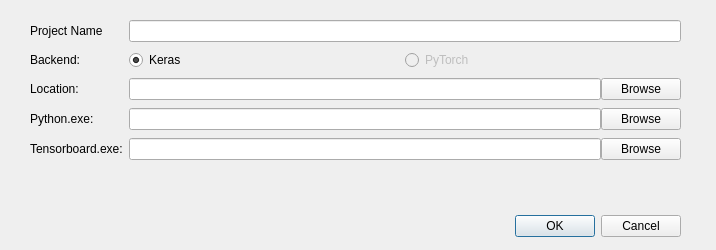
<?xml version="1.0" encoding="UTF-8"?>
<ui version="4.0">
 <class>ProjectSettingDialog</class>
 <widget class="QDialog" name="ProjectSettingDialog">
  <property name="geometry">
   <rect>
    <x>0</x>
    <y>0</y>
    <width>716</width>
    <height>250</height>
   </rect>
  </property>
  <property name="windowTitle">
   <string>Dialog</string>
  </property>
  <widget class="QDialogButtonBox" name="buttonBox">
   <property name="geometry">
    <rect>
     <x>340</x>
     <y>210</y>
     <width>341</width>
     <height>32</height>
    </rect>
   </property>
   <property name="orientation">
    <enum>Qt::Horizontal</enum>
   </property>
   <property name="standardButtons">
    <set>QDialogButtonBox::Cancel|QDialogButtonBox::Ok</set>
   </property>
  </widget>
  <widget class="QWidget" name="formLayoutWidget">
   <property name="geometry">
    <rect>
     <x>30</x>
     <y>20</y>
     <width>651</width>
     <height>177</height>
    </rect>
   </property>
   <layout class="QFormLayout" name="formLayout">
    <property name="verticalSpacing">
     <number>8</number>
    </property>
    <item row="0" column="0">
     <widget class="QLabel" name="label_3">
      <property name="text">
       <string>Project Name</string>
      </property>
     </widget>
    </item>
    <item row="0" column="1">
     <widget class="QLineEdit" name="projectNameLineEdit"/>
    </item>
    <item row="1" column="0">
     <widget class="QLabel" name="label">
      <property name="text">
       <string>Backend:</string>
      </property>
     </widget>
    </item>
    <item row="1" column="1">
     <layout class="QHBoxLayout" name="horizontalLayout_2">
      <item>
       <widget class="QRadioButton" name="kerasRadioButton">
        <property name="text">
         <string>Keras</string>
        </property>
        <property name="checked">
         <bool>true</bool>
        </property>
        <attribute name="buttonGroup">
         <string notr="true">backendButtonGroup</string>
        </attribute>
       </widget>
      </item>
      <item>
       <widget class="QRadioButton" name="pyTorchRadioButton">
        <property name="enabled">
         <bool>false</bool>
        </property>
        <property name="text">
         <string>PyTorch</string>
        </property>
        <attribute name="buttonGroup">
         <string notr="true">backendButtonGroup</string>
        </attribute>
       </widget>
      </item>
     </layout>
    </item>
    <item row="3" column="0">
     <widget class="QLabel" name="label_2">
      <property name="text">
       <string>Location:</string>
      </property>
     </widget>
    </item>
    <item row="3" column="1">
     <layout class="QHBoxLayout" name="horizontalLayout">
      <item>
       <widget class="QLineEdit" name="locationLineEdit"/>
      </item>
      <item>
       <widget class="QPushButton" name="browsePushButton">
        <property name="text">
         <string>Browse</string>
        </property>
       </widget>
      </item>
     </layout>
    </item>
    <item row="4" column="0">
     <widget class="QLabel" name="label_4">
      <property name="text">
       <string>Python.exe:</string>
      </property>
     </widget>
    </item>
    <item row="4" column="1">
     <layout class="QHBoxLayout" name="horizontalLayout_4">
      <item>
       <widget class="QLineEdit" name="pythonLocationEdit"/>
      </item>
      <item>
       <widget class="QPushButton" name="pythonBrowseButton">
        <property name="text">
         <string>Browse</string>
        </property>
       </widget>
      </item>
     </layout>
    </item>
    <item row="5" column="0">
     <widget class="QLabel" name="label_5">
      <property name="text">
       <string>Tensorboard.exe:</string>
      </property>
     </widget>
    </item>
    <item row="5" column="1">
     <layout class="QHBoxLayout" name="horizontalLayout_5">
      <item>
       <widget class="QLineEdit" name="tensorboardLocationEdit"/>
      </item>
      <item>
       <widget class="QPushButton" name="tensorboardBrowseButton">
        <property name="text">
         <string>Browse</string>
        </property>
       </widget>
      </item>
     </layout>
    </item>
   </layout>
  </widget>
 </widget>
 <resources/>
 <connections>
  <connection>
   <sender>buttonBox</sender>
   <signal>accepted()</signal>
   <receiver>ProjectSettingDialog</receiver>
   <slot>accept()</slot>
   <hints>
    <hint type="sourcelabel">
     <x>248</x>
     <y>254</y>
    </hint>
    <hint type="destinationlabel">
     <x>157</x>
     <y>274</y>
    </hint>
   </hints>
  </connection>
  <connection>
   <sender>buttonBox</sender>
   <signal>rejected()</signal>
   <receiver>ProjectSettingDialog</receiver>
   <slot>reject()</slot>
   <hints>
    <hint type="sourcelabel">
     <x>316</x>
     <y>260</y>
    </hint>
    <hint type="destinationlabel">
     <x>286</x>
     <y>274</y>
    </hint>
   </hints>
  </connection>
 </connections>
 <buttongroups>
  <buttongroup name="backendButtonGroup"/>
 </buttongroups>
</ui>
